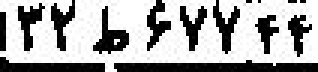
#> input picture tmp.jpg, 106 x 24 px (shown 3 times larger)
$ python test2.py
#> lines starting #> are read from the running program, lines starting #| are printed output that depends on the picture
import matplotlib
import matplotlib.pyplot as plt
import numpy as np

from skimage import data, img_as_float , io
from skimage import exposure

matplotlib.rcParams['font.size'] = 8


def plot_img_and_hist(image, axes, bins=256):
    """Plot an image along with its histogram and cumulative histogram.

    """
    image = img_as_float(image)
    ax_img, ax_hist = axes
    ax_cdf = ax_hist.twinx()

    # Display image
    ax_img.imshow(image, cmap=plt.cm.gray)
    ax_img.set_axis_off()

    # Display histogram
    ax_hist.hist(image.ravel(), bins=bins, histtype='step', color='black')
    ax_hist.ticklabel_format(axis='y', style='scientific', scilimits=(0, 0))
    ax_hist.set_xlabel('Pixel intensity')
    ax_hist.set_xlim(0, 1)
    ax_hist.set_yticks([])

    # Display cumulative distribution
    img_cdf, bins = exposure.cumulative_distribution(image, bins)
    ax_cdf.plot(bins, img_cdf, 'r')
    ax_cdf.set_yticks([])

    return ax_img, ax_hist, ax_cdf


# Load an example image
#img = data.moon()
img = io.imread("tmp.jpg")
#> img is the input picture: shape (24, 106); min 0, max 255, mean 167.8
# Gamma
gamma_corrected = exposure.adjust_gamma(img, 2)

# Logarithmic
logarithmic_corrected = exposure.adjust_log(img, 1)

# Display results
fig = plt.figure(figsize=(8, 5))
axes = np.zeros((2, 3), dtype=np.object)
axes[0, 0] = plt.subplot(2, 3, 1)
axes[0, 1] = plt.subplot(2, 3, 2, sharex=axes[0, 0], sharey=axes[0, 0])
axes[0, 2] = plt.subplot(2, 3, 3, sharex=axes[0, 0], sharey=axes[0, 0])
axes[1, 0] = plt.subplot(2, 3, 4)
axes[1, 1] = plt.subplot(2, 3, 5)
axes[1, 2] = plt.subplot(2, 3, 6)

ax_img, ax_hist, ax_cdf = plot_img_and_hist(img, axes[:, 0])
#> in plot_img_and_hist, `img_cdf, bins = exposure.cumulative_distribution(image, bins)`: img_cdf = 256 values from 0.184 to 1; bins = 256 values from 0.00195 to 0.998
ax_img.set_title('Low contrast image')

y_min, y_max = ax_hist.get_ylim()
#> y_min = 0; y_max = 952.4
ax_hist.set_ylabel('Number of pixels')
ax_hist.set_yticks(np.linspace(0, y_max, 5))

ax_img, ax_hist, ax_cdf = plot_img_and_hist(gamma_corrected, axes[:, 1])
ax_img.set_title('Gamma correction')

ax_img, ax_hist, ax_cdf = plot_img_and_hist(logarithmic_corrected, axes[:, 2])
ax_img.set_title('Logarithmic correction')

ax_cdf.set_ylabel('Fraction of total intensity')
ax_cdf.set_yticks(np.linspace(0, 1, 5))

# prevent overlap of y-axis labels
fig.tight_layout()
plt.show()
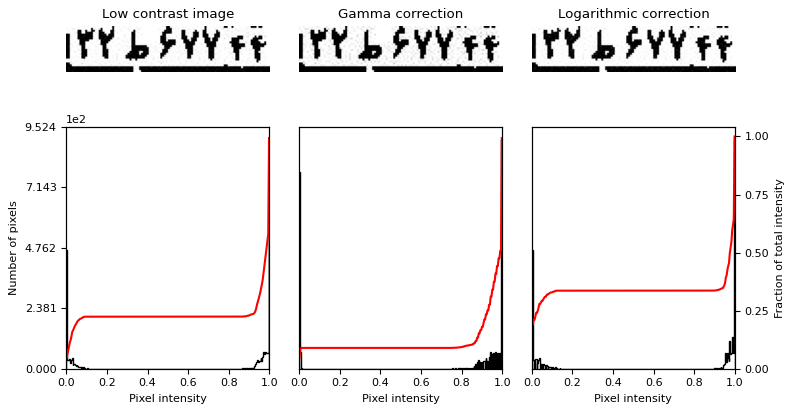
#> figure drawn by matplotlib, 9 panels; panel 9: curve peaks at x = 0.998, y = 1
